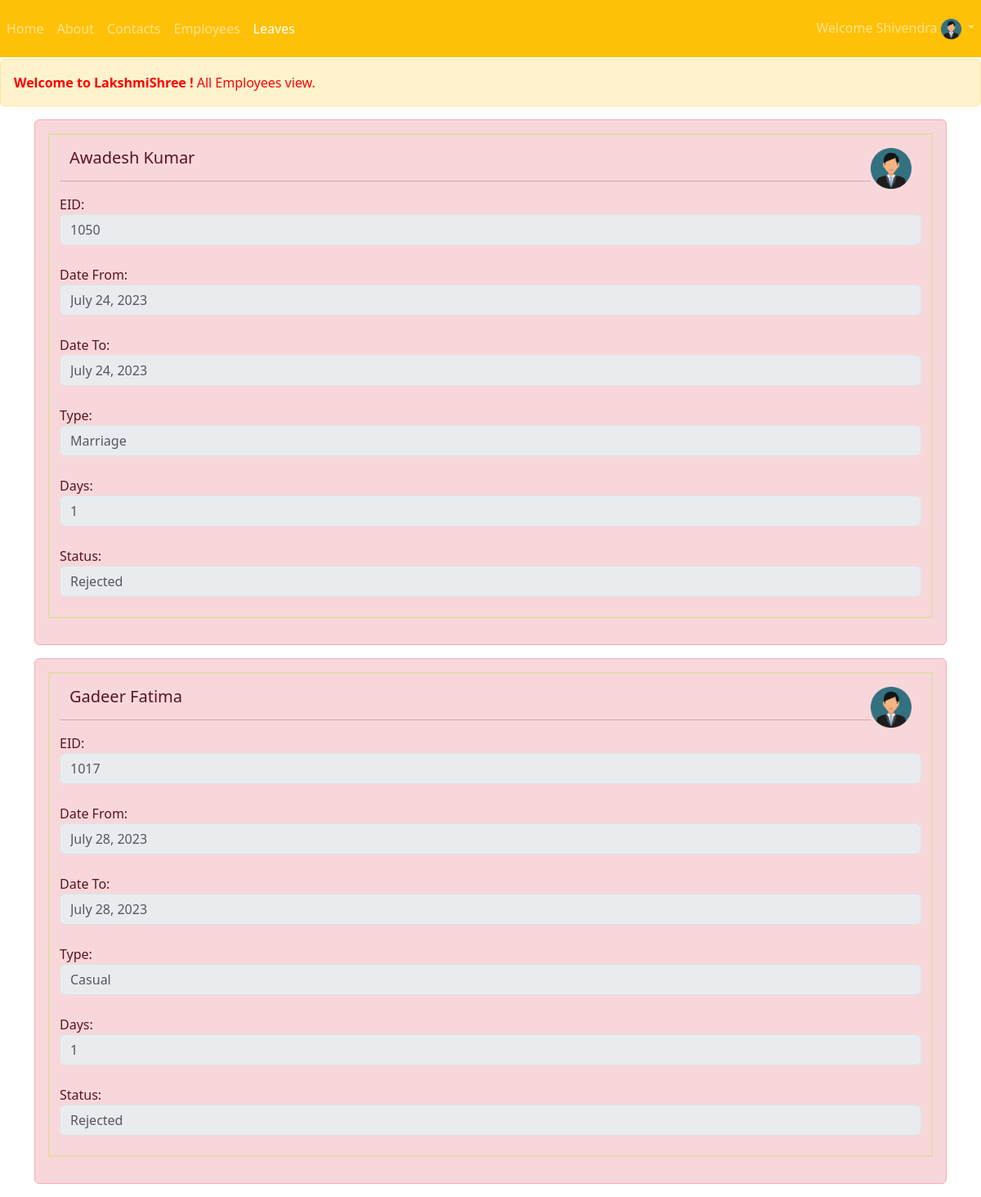
The page /shree/leaves/ (signed in) on the database its author committed.
### shree/models.py (models this page shows, shortened)
class Employee(AbstractBaseUser):
    is_active = models.BooleanField(default=True)
    is_admin = models.BooleanField(default=False)
    type = models.CharField(max_length = 5, choices=(('E','E'),('HOD','HOD'),('CEO','CEO'),('BM','BM')))
    fname = models.CharField(max_length = 32)
    lname = models.CharField(max_length = 32)
    eid = models.CharField(verbose_name=('EID') ,max_length = 16, unique=True)
    role = models.CharField(max_length = 32)
    department = models.CharField(max_length = 255)
    branch = models.CharField(max_length = 255)
    mobile = models.CharField(max_length = 13)
    email = models.CharField(max_length = 32)
    address = models.TextField(max_length=255)
    arating = models.FloatField(default=0)
    ldays = models.SmallIntegerField(default=2)
    objects = EmployeeManager()
    USERNAME_FIELD = 'eid'
    REQUIRED_FIELDS = []

class Leave(models.Model):
    emp = models.ForeignKey(Employee, on_delete = models.CASCADE)
    df = models.DateField()
    dt = models.DateField()
    type = models.CharField(max_length = 16, choices=(('Casual','Casual'),('Sick','Sick'),('Emergency','Emergency'),('Marriage','Marriage'),('Maternity','Maternity')))
    days = models.PositiveSmallIntegerField()
    status = models.CharField(max_length = 16, choices=(('Pending','Pending'),('Approved','Approved'),('Rejected','Rejected')))
    approved = models.BooleanField(default=False)
    hod_approved = models.BooleanField(default=False)
    ceo_approved = models.BooleanField(default=False)

### shree/views.py (the view)
# urls.py: path('leaves/', views.leaves, name='leaves'),
@login_required
def leaves(request):
    leaves = Leave.objects.all()
    return render(request, 'shree/leaves.html', {'leaves': leaves})

### templates/shree/leaves.html (shortened to what this page needs)
{% extends 'base.html' %}
{% block leavesactive %} active {% endblock leavesactive %}
{% block body %}
<br><br><br>
<centre>
  <div class="alert alert-warning alert-dismissible fade show" role="alert">
    <h7 style="color:red; text-align: center;"><strong>Welcome to LakshmiShree !</strong> All Employees view.</h7>
  </div>
  {% if request.user.type == "HOD" %}
  {% for l in leaves %}
  {% if l != None and l.hod_approved != True and l.status != "Rejected" and request.user.department == l.emp.department and request.user.branch == l.emp.branch %}
  <div class="container">
    <div
      class="container alert {% if l.status == 'Pending' %} alert-warning {% elif l.status == 'Rejected' %} alert-danger {% elif l.status == 'Approved' %} alert-success {% else %} {% endif %} fade show"
      role="alert">
      <div class="container mb-3" style="margin: auto; border: 2px solid #e6d9ad;">
        <div class="container my-3">
          <h5 class="blog-post-title">{{l.emp.fname}} {{l.emp.lname}}<a href="#"><img class="gb_g gbii" align="right"
                src="/static/img/user.png" width="30" height=""></a></h5>
        </div>
        <hr>
        <form>
          <fieldset disabled>
            <label for="id">EID:</label>
            <br><input type="text" id="disabledTextInput" class="form-control" placeholder="{{l.emp.eid}}"><br>
            <label for="dateFrom">Date From:</label>
            <br><input type="text" id="disabledTextInput" class="form-control" placeholder="{{l.df}}"><br>
            <label for="dateTo">Date To:</label>
            <br><input type="text" id="disabledTextInput" class="form-control" placeholder="{{l.dt}}"><br>
            <label for="type">Type:</label>
            <br><input type="text" id="disabledTextInput" class="form-control" placeholder="{{l.type}}"><br>
            <label for="days">Days:</label>
            <br><input type="number" id="disabledTextInput" class="form-control" placeholder="{{l.days}}"><br>
            <label for="status">Status:</label>
            <br><input type="text" id="disabledTextInput" class="form-control" placeholder="{{l.status}}"><br>
          </fieldset>
        </form>
        {% if l.status != "Rejected" and l.status != "Approved" %}
        <p><a href="/shree/hod_verify/{{l.id}}/"
            class="link-success link-offset-2 link-underline-opacity-25 link-underline-opacity-100-hover">Verify</a></p>
        <p><a href="/shree/hod_rejection/{{l.id}}/"
            class="link-danger link-offset-2 link-underline-opacity-25 link-underline-opacity-100-hover">Reject</a></p>
        {% endif %}
      </div>
    </div>
  </div>
  {% else %}
  {% endif %}
  {% endfor %}
  {% elif request.user.is_admin %}
  {% for l in leaves %}
  {% if l != None and l.status == "Rejected" or l.status == "Approved" %}
  <div class="container">
    <div
      class="container alert {% if l.status == 'Pending' %} alert-warning {% elif l.status == 'Rejected' %} alert-danger {% elif l.status == 'Approved' %} alert-success {% endif %} fade show"
      role="alert">
      <div class="container mb-3" style="margin: auto; border: 2px solid #e6d9ad;">
        <div class="container my-3">
          <h5 class="blog-post-title">{{l.emp.fname}} {{l.emp.lname}}<a href="#"><img class="gb_g gbii" align="right"
                src="/static/img/user.png" width="" height="50" alt="25" aria-hidden="true" data-noaft=""></a></h5>
        </div>
        <hr>
        <form>
          <fieldset disabled>
            <label for="id">EID:</label>
            <br><input type="text" id="disabledTextInput" class="form-control" placeholder="{{l.emp.eid}}"><br>
            <label for="dateFrom">Date From:</label>
            <br><input type="text" id="disabledTextInput" class="form-control" placeholder="{{l.df}}"><br>
            <label for="dateTo">Date To:</label>
            <br><input type="text" id="disabledTextInput" class="form-control" placeholder="{{l.dt}}"><br>
            <label for="type">Type:</label>
            <br><input type="text" id="disabledTextInput" class="form-control" placeholder="{{l.type}}"><br>
            <label for="days">Days:</label>
            <br><input type="number" id="disabledTextInput" class="form-control" placeholder="{{l.days}}"><br>
            <label for="status">Status:</label>
            <br><input type="text" id="disabledTextInput" class="form-control" placeholder="{{l.status}}"><br>
          </fieldset>
        </form>
      </div>
    </div>
  </div>
  {% endif %}
  {% endfor %}
  {% endif %}
</centre>
{% endblock body %}

### templates/base.html (shortened to what this page needs)
<!doctype html>
<html lang="en">
<head>{% block head %}
  <link rel="stylesheet" href="https://cdnjs.cloudflare.com/ajax/libs/font-awesome/4.7.0/css/font-awesome.min.css">
  <link href="https://cdn.jsdelivr.net/npm/bootstrap@5.3.0-alpha3/dist/css/bootstrap.min.css" rel="stylesheet"
>
  {% endblock head %}
</head>
<body>
  <nav class="navbar navbar-expand-lg navbar-dark bg-warning">
    <br><br><br><br>
    <div class="collapse navbar-collapse bg-warning" id="navbarSupportedContent">
      <ul class="horizontal-list navbar-nav mr-auto">
        <li class="nav-item">
          <a class="nav-link {% block homeactive %} {% endblock homeactive %}" href="/shree/home/">Home</a>
        </li>
        <li class="nav-item">
          <a class="nav-link {% block aboutactive %} {% endblock aboutactive %}" href="/shree/about/">About</a>
        </li>
        <li class="nav-item">
          <a class="nav-link {% block contactactive %} {% endblock contactactive %}" href="/shree/contact/">Contacts</a>
        </li>
        {% if user.is_authenticated %}
        <li class="nav-item">
          <a class="nav-link {% block employeesactive %} {% endblock employeesactive %}"
            href="/shree/employees/">Employees</a>
        </li>
        {% endif %}
        {% if request.user.type == "HOD" or request.user.type == "CEO" or request.user.is_admin %}
        <li class="nav-item">
          <a class="nav-link {% block leavesactive %} {% endblock leavesactive %}" href="/shree/leaves/">Leaves</a>
        </li>
        {% endif %}
      </ul>
    </div>
    {% if user.is_authenticated %}
    <ul class="navbar-nav">
      <li class="nav-item dropdown">
        <a class="nav-link dropdown-toggle" href="#" role="button" data-bs-toggle="dropdown" aria-expanded="false">
          Welcome {{request.user.fname}} <img class="gb_g gbii" src="/static/img/user.png" width="" height="25" alt="25"
            aria-hidden="true" data-noaft="">
        </a>
      </li>
    </ul>
    {% endif %}
  </nav>
  {% block body %}
  {% endblock body %}
</body>
</html>

### templates/base.html (style rules this page uses)
.navbar { position: fixed; z-index: 1; width: 100%; height: 70px; text-align: center; vertical-align: middle; line-height: 15px; top: 0px; }

### rows shown on the page
Employee: user.fname "Shivendra"
Leave: emp.fname "Awadesh", emp.lname "Kumar", emp.eid "1050", df "July 24, 2023", dt "July 24, 2023", type "Marriage", days "1", status "Rejected"
Leave: emp.fname "Gadeer", emp.lname "Fatima", emp.eid "1017", df "July 28, 2023", dt "July 28, 2023", type "Casual", days "1", status "Rejected"
